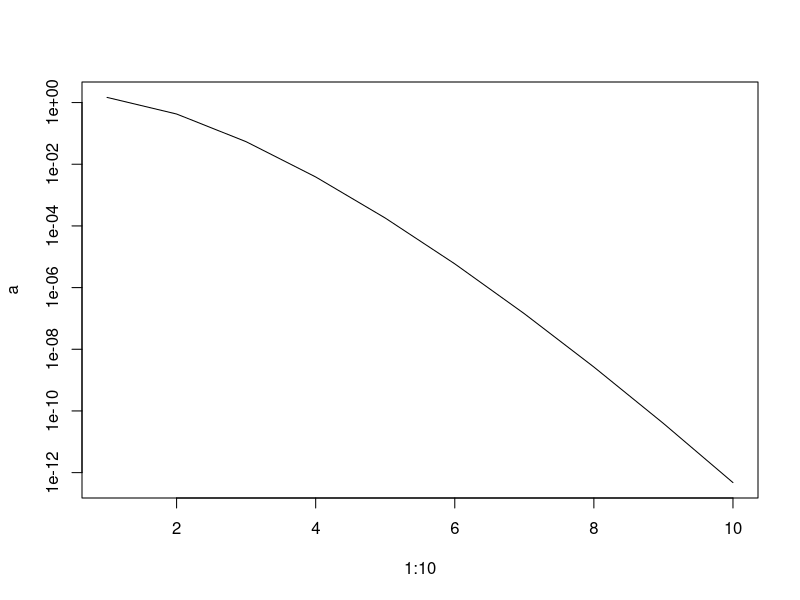
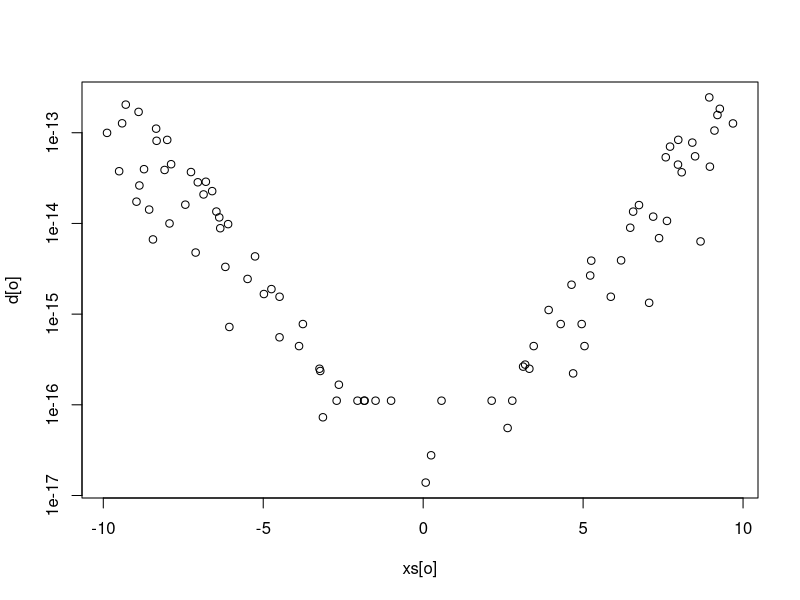

These figures' R source, in order:
###################################################

x = runif(1, 0, 3)
sin.x = sin(x)
y = 0
a = 0

for (i in 1:10){
  y = y + (((-1)**(i+1)) * ((x**(2*i-1))/factorial(2*i-1)))
  a[i] = abs(sin.x - y)
}

###################################################

par(mfrow=c(1,1))
plot(1:10, a, t="l", log="y")

###################################################

d = 0
xs = runif(100, -10, 10)

for (j in 1:100){
  y = 0
  for (i in 1:100){
    y = y + (((-1)**(i+1)) * ((xs[j]**(2*i-1))/factorial(2*i-1)))
  }
  d[j] = abs(y - sin(xs[j]))
}

o = order(xs)
par(mfrow=c(1,1))
plot(xs[o], d[o], log='y')
